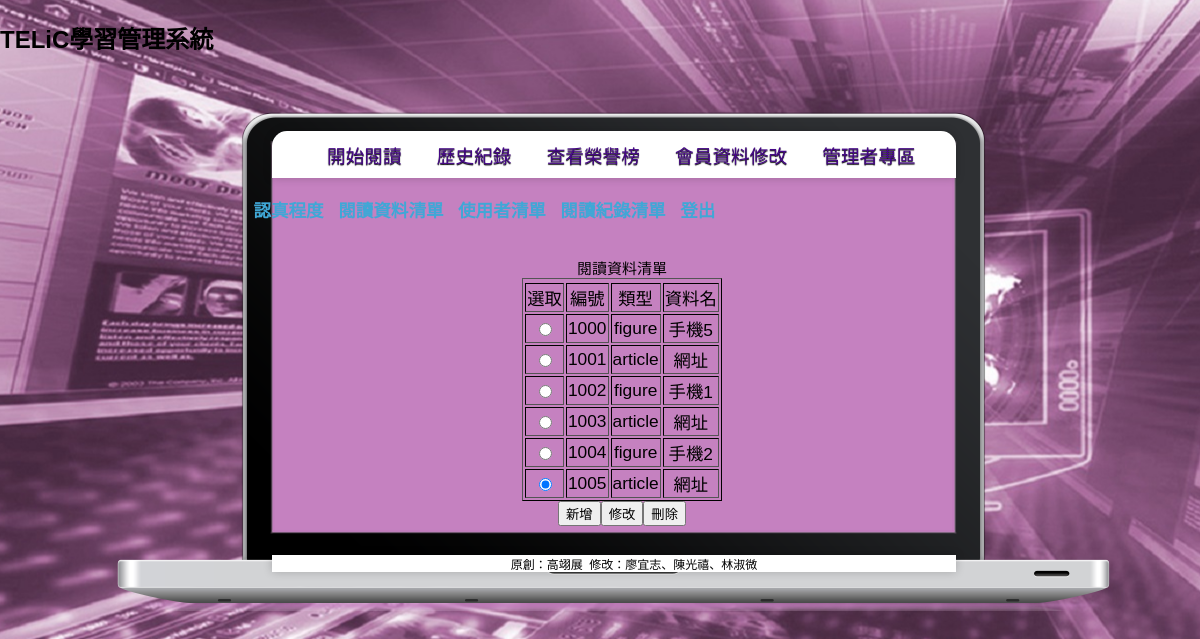
The page /reading_list.php on the database its author committed.
### tables this page shows
CREATE TABLE IF NOT EXISTS `reading` (
  `serial` int(11) NOT NULL,
  `type` varchar(20) NOT NULL,
  `content` varchar(50) NOT NULL,
  `name` varchar(50) NOT NULL,
  PRIMARY KEY (`serial`)
);

### reading_list.php (the view, shortened to what this page needs)
<!DOCTYPE html PUBLIC "-//W3C//DTD XHTML 1.0 Transitional//EN" "http://www.w3.org/TR/xhtml1/DTD/xhtml1-transitional.dtd">
<html xmlns="http://www.w3.org/1999/xhtml">
<head>
<link rel="stylesheet" type="text/css" href="css/style.css">
</head>
<body>
<h2>TELiC學習管理系統</h2>
	<br>
	<div id="main">
	<div id="menu">
	<nav>
	<ul>
		<li><a href="reading_connect.php">開始閱讀</a></li>
		<li><a href="record_connect.php">歷史紀錄</a></li>
		<li><a href="honor.php">查看榮譽榜</a></li>
		<li><a href="connect.php">會員資料修改</a></li>
		<li><a href="manager_connect.php">管理者專區</a></li>
	</ul>
	</nav>
	</div>
	<div id="CONTENT">
	<p>
		<h3>&nbsp;&nbsp;&nbsp;&nbsp;&nbsp;&nbsp;&nbsp;&nbsp;&nbsp;&nbsp;&nbsp;&nbsp;&nbsp;&nbsp;&nbsp;
		<a href="manager_connect.php">認真程度</a><a href="reading_list.php"></a><a href="member_list.php"></a><a href="record_list.php"></a><a href="logout.php"></a><br/></h3>
		<br/>
		<center>
		<?php
				$sql = "SELECT * FROM reading";
				$result = mysql_query($sql);
				echo "<form name='readingform' method='post' action='admin_reading_edit.php'>";
				echo "<table class='showall' border=1>";
				echo "<tr align=center><td>選取</td><td>編號</td><td>類型</td><td>資料名</td></tr>";
				while($row = mysql_fetch_array($result)){
					echo "<tr align=center><td><input name='select' type='radio' value=".$row['serial']." checked ></td>";
					echo "<td>".$row['serial']."</td>";
					echo "<td>".$row['type']."</td>";
					echo "<td>".$row['name']."</td>";
					echo "</tr>";
				}
				echo "</table>";
				echo "<input type='submit' name='button' value='新增' />";
				echo "<input type='submit' name='button' value='修改' />";
				echo "<input type='submit' name='button' value='刪除' />";
				echo "</form>";
		?>
		</center>
		<br/>
		<br/>
	</p>
	</div>
	<div id="FOOTER">
		<nav>
		<center><ul><li>原創：高翊展&nbsp;&nbsp;修改：廖宜志、陳光禧、林淑微</li></ul></center>
		</nav>
	</div>
</div>
</body>
</html>

### CSS/style.css (style rules this page uses)
BODY { PADDING-RIGHT: 0px; PADDING-LEFT: 0px; PADDING-BOTTOM: 0px; MARGIN: 0px; PADDING-TOP: 0px; FONT-FAMILY: verdana, arial, times, georgia, sans-serif; BACKGROUND-COLOR:#B93B8F; background-image:url(004.jpg); background-repeat: no-repeat; background-position: 45.5% 18%; }
A { COLOR:#40a7d6 ; TEXT-DECORATION: none }
#menu ul { position: relative;top:20px;;left:16%; -webkit-border-radius: 15px 15px 0px 0px; font-size: 14pt; WIDTH:644px; background: #fff; box-shadow: 0 0 10px rgba(0, 0, 0, 0.2); white-space: nowrap; text-shadow:0px 1px 1px #000000; }
#menu ul li { position: relative; }
#menu ul li a { text-decoration: none; color: #460987; padding: 10px 15px; display: block; }
#menu ul li a:only-child { background: none; }
#menu nav > ul > li { display: inline-block; }
#main { position:relative;left:1%;right :100%; font-size:12px; BORDER-RIGHT: gray 0px groove; BORDER-TOP: gray 0px groove; MARGIN: 0px auto; BORDER-LEFT: gray 0px groove; WIDTH:1000px; BORDER-BOTTOM: gray 0px groove; min-height: 500px; height: auto; -webkit-border-radius: 15px 15px 0px 0px; border-radius: 15px 15px px px; background-image:url(000.png); }
#CONTENT { position:relative;left:1%;right :100%;top:20px; font-size:15px; BORDER-RIGHT: gray 0px groove; BORDER-TOP: gray 0px groove; MARGIN: 0px auto; BORDER-LEFT: gray 0px groove; WIDTH:1000px; BORDER-BOTTOM: gray 0px groove; min-height: 352px; height: auto; -webkit-border-radius: 15px 15px 0px 0px; }
#FOOTER ul { list-style:none; WIDTH:644px; background: #fff; box-shadow: 0 0 10px rgba(0, 0, 0, 0.2); white-space: nowrap; position: relative;left:0.2%; }
#FOOTER ul li { position: relative; }
.showall { font-size:13pt; border-color:black }

### rows shown on the page
reading: serial "1000", type "figure", name "手機5"
reading: serial "1001", type "article", name "網址"
reading: serial "1002", type "figure", name "手機1"
reading: serial "1003", type "article", name "網址"
reading: serial "1004", type "figure", name "手機2"
reading: serial "1005", type "article", name "網址"
